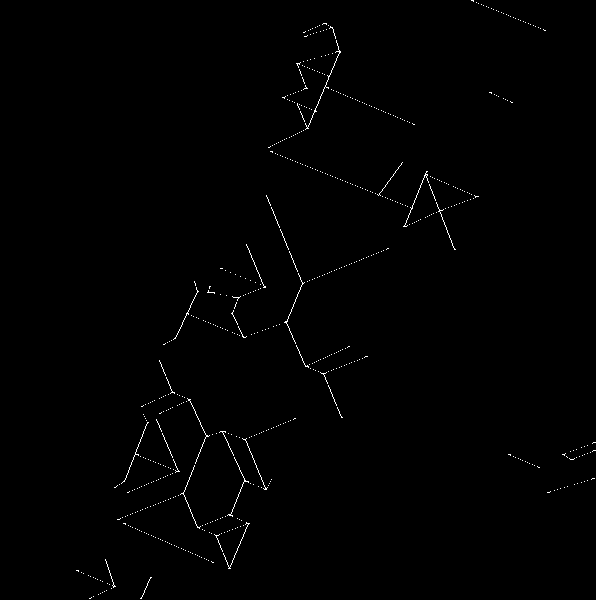
#> input picture 29.955597_-90.003119_nearmap_rgb_mask.png, 596 x 600 px
$ jupyter execute --allow-errors mask_generation.ipynb
#> lines starting #> are read from the running program, lines starting #| are printed output that depends on the picture; after the words box and inside, x2 and y2 are one past the last pixel; in counts of white or black regions, pixels touching at a corner belong together
[cell 1]
import os
import json
from PIL import Image, ImageDraw

def create_mask_from_json(image_path, json_path, output_mask_path):
    # Load image dimensions
    try:
        with Image.open(image_path) as img:
            width, height = img.size
    except Exception as e:
        print(f"❌ Failed to open image: {image_path} — {e}")
        return

    # Load JSON and parse shapes
    try:
        with open(json_path) as f:
            data = json.load(f)
        shapes = data.get("shapes", [])
    except Exception as e:
        print(f"❌ Failed to read JSON: {json_path} — {e}")
        return

    if not shapes:
        print(f"⚠️ No shapes found in {json_path}")
        return

    # Create mask
    mask = Image.new("L", (width, height), 0)
    draw = ImageDraw.Draw(mask)

    for shape in shapes:
        label = shape.get("label", "").lower()
        if label == "ridge":
            try:
                points = [tuple(map(float, pt)) for pt in shape["points"]]
                draw.polygon(points, outline=1, fill=1)
            except Exception as e:
                print(f"❌ Failed to draw polygon in {json_path} — {e}")

    # Save output mask
    try:
        mask.save(output_mask_path)
        print(f"✅ Mask saved to {output_mask_path}")
    except Exception as e:
        print(f"❌ Failed to save mask: {output_mask_path} — {e}")

# Example usage
create_mask_from_json(
    r"train\image\29.955597_-90.003119_nearmap_rgb.tif",
    r"train\annotation\29.955597_-90.003119_nearmap_rgb.json",
    r"29.955597_-90.003119_nearmap_rgb_mask.png"
)

[cell 2]
import os
import json
from PIL import Image, ImageDraw

def create_mask_from_json(image_path, json_path, output_mask_path):
    # Load image dimensions
    with Image.open(image_path) as img:
        width, height = img.size
        print(f"🖼️ Image size: {width}x{height}")

    # Load JSON
    with open(json_path) as f:
        data = json.load(f)
    shapes = data.get("shapes", [])
    print(f"📌 Found {len(shapes)} shapes")

    # Create blank mask
    mask = Image.new("L", (width, height), 0)
    draw = ImageDraw.Draw(mask)

    ridge_count = 0
    for shape in shapes:
        label = shape.get("label", "").strip().lower()
        if label != "ridge":
            continue

        try:
            points = [tuple(map(float, pt)) for pt in shape["points"]]
            if all(0 <= x < width and 0 <= y < height for x, y in points):
                draw.polygon(points, outline=1, fill=1)
                ridge_count += 1
            else:
                print(f"⚠️ Polygon points out of bounds in: {points}")
        except Exception as e:
            print(f"❌ Failed to draw polygon: {e}")

    print(f"✅ Drew {ridge_count} ridge polygons")

    mask.save(output_mask_path)
    print(f"💾 Saved mask: {output_mask_path}")

#> (the rest of this cell did not finish here and is left out)

[cell 3]
import matplotlib.pyplot as plt
import numpy as np
from PIL import Image

mask = Image.open("29.955597_-90.003119_nearmap_rgb_mask.png")
#> mask is the input picture: PIL image 596x600 L; 0.58% white in thin lines or dots, all inside (x1, y1, x2, y2) = (76, 0, 596, 599)
mask_np = np.array(mask)

plt.imshow(mask_np, cmap='gray', vmin=0, vmax=1)
plt.title("Ridge Mask (0=black, 1=white)")
plt.axis('off')
plt.show()

[cell 4]
print("Unique values in mask:", np.unique(mask_np))
#| Unique values in mask: [  0 255]

[cell 5]
# Scale mask to 0–255 for proper visualization
mask_255 = mask.point(lambda x: x * 255)
mask_255.save(r'29.955597_-90.003119_nearmap_rgb_mask.png')

[cell 6]
import numpy as np
import cv2
from skimage.morphology import skeletonize
from PIL import Image

def clean_connect_thicken_mask(mask_path, output_path, kernel_size=4):
    # Load mask and binarize
#> called with output_path = 'mask_thick.png', kernel_size = 4
    mask = np.array(Image.open(mask_path).convert("L"))
    binary = (mask > 0).astype(np.uint8)

    # 1. Skeletonize to get clean 1-pixel lines
    skeleton = skeletonize(binary).astype(np.uint8)

    # 2. Morphological closing to connect tiny gaps
    kernel = np.ones((kernel_size, kernel_size), np.uint8)
    connected = cv2.morphologyEx(skeleton, cv2.MORPH_CLOSE, kernel)
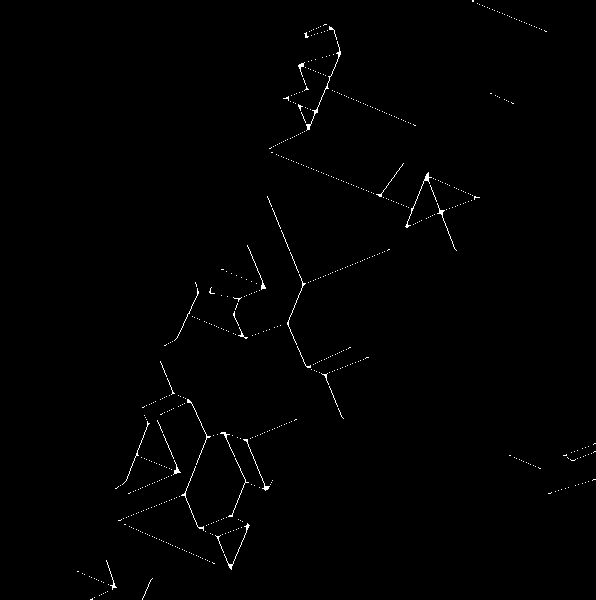
#> connected: shape (600, 596); values 0 (black) and 1 (white), 0.64% white in thin lines or dots, all inside (x1, y1, x2, y2) = (77, 0, 596, 600)

    # 3. Dilate to make it thicker (model learns better)
    thick = cv2.dilate(connected, kernel, iterations=1)
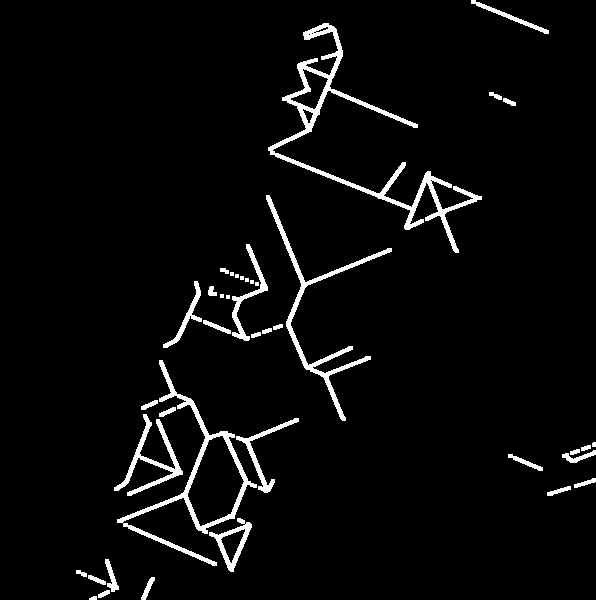
#> thick: shape (600, 596); values 0 (black) and 1 (white), 4% white; 40 white regions (9 under 20 px), largest, box (x1, y1, x2, y2) and area: (268, 23, 482, 253) 4188, (117, 360, 257, 566) 2538, (266, 195, 392, 421) 2026

    # Save as 0–255 mask
    Image.fromarray(thick * 255).save(output_path)
    print(f"✅ Cleaned + connected + thickened saved to {output_path}")


# Example use
clean_connect_thicken_mask("29.955597_-90.003119_nearmap_rgb_mask.png", "mask_thick.png")
